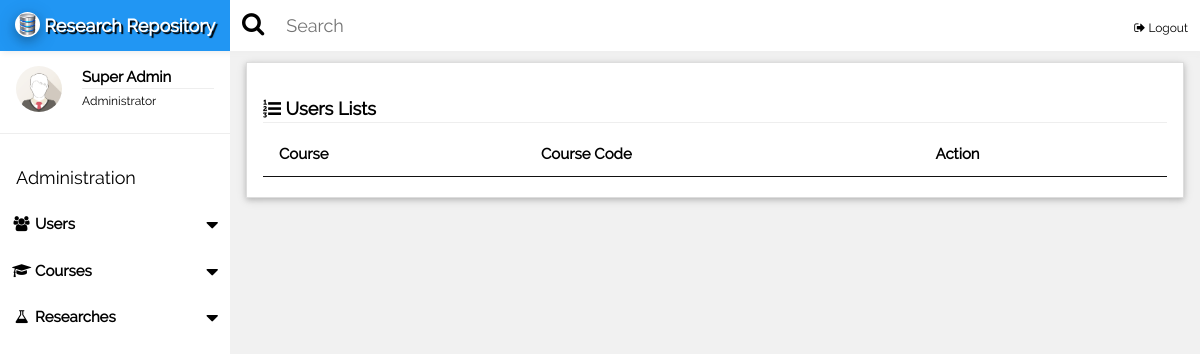
/admin/?listCourse=true (signed in), run on an earlier commit of the app's database.
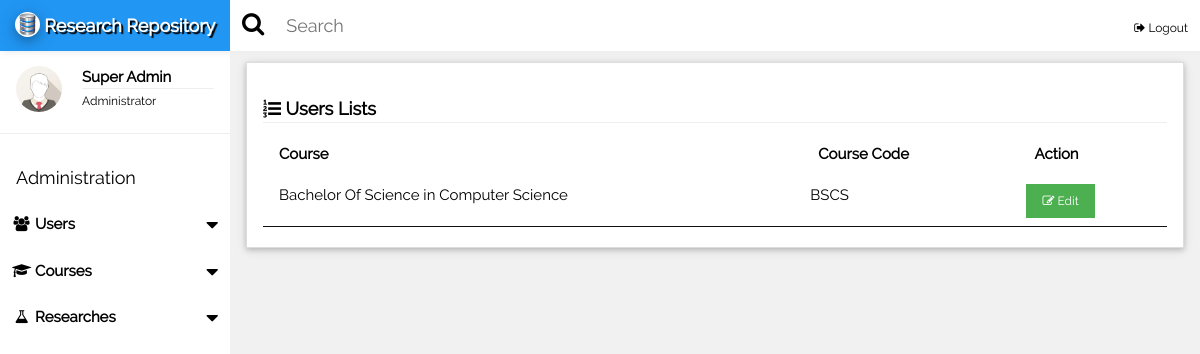
And on a later commit of the database.
### tables this page shows
CREATE TABLE IF NOT EXISTS `courses` (
  `id` int(10) unsigned NOT NULL AUTO_INCREMENT,
  `course` varchar(255) NOT NULL,
  `courseCode` varchar(10) NOT NULL,
  `dateAdded` varchar(255) NOT NULL,
  `dateModefied` varchar(255) NOT NULL,
  PRIMARY KEY (`id`)
);

### admin/index.php (the view, shortened to what this page needs)
<!DOCTYPE html>
<html>
<link rel="stylesheet" type="text/css" href="../google/fafa.css">
<link href="../dist/css/select2.min.css" rel="stylesheet" />
<link href='../css/fullcalendar.min.css' rel='stylesheet' />
<link href='../css/fullcalendar.print.min.css' rel='stylesheet' media='print' />
<link href='../css/dataTables.jqueryui.min.css' rel='stylesheet'/>
<link href='../css/jquery-ui.css' rel='stylesheet'  />
<link rel="stylesheet" href="../css/w3.css">
<link href="../research/summernote.css" rel="stylesheet">
<body class="w3-light-grey">
<div class=" w3-row w3-bar w3-top w3-white w3-large" style="z-index:9999;box-shadow:2px 2px 6px #eee;">
	<div class="w3-hide-small w3-bar-item w3-blue" style="width:230px;text-align:center;text-shadow:2px 2px 1px #000;font-weight:bold;">
		<a href="../admin/" style="text-decoration:none;"> <img src="../images/logo.png" class="w3-white w3-circle w3-card-4" width="25" height="25" />   Research Repository</a>
	</div>
	<div class="w3-hide-small">
	<span class="fa fa-search w3-bar-item fa-lg" style="padding-top:15px !important;"></span>
	<input class="w3-input w3-bar-item w3-block w3-rest" type="text" placeholder="Search" style="padding-left:10px !important; min-width:50%;">
	<span class="w3-bar-item w3-right">
		<a href="../logout.php" class="w3-small "style="text-decoration:none;"><i class="fa fa-sign-out fa-fx"></i> Logout</a>
	</span>
	</div>
</div>
<nav class="w3-sidebar w3-collapse w3-white w3-animate-left" style="z-index:3;width:230px;" id="mySidebar"><br>
  <div class="w3-container w3-row">
    <div class="w3-col s4">
      <img src="../images/avatar.png" class="w3-circle w3-margin-right" style="width:46px">
    </div>
    <div class="w3-col s8 w3-bar">
      <span><strong>Super Admin</strong></span><br>
	  <hr style="margin:0px;"/>
	  <small>Administrator</small>
    </div>
  </div>
  <hr>
  <div class="w3-container">
    <h5>Administration</h5>
  </div>
  <div class="w3-bar-block">
	 <div class="w3-bar-item w3-button w3-padding w3-hover-blue" onclick="open_nav_accord('a1')">
		<i class="fa fa-users fa-fw"></i> <b>Users</b> <i class="fa fa-caret-down w3-right fa-lg" style="position:relative;top:5px;"></i>
	 </div>
	 <div class="w3-bar-item w3-button w3-padding w3-hover-blue" onclick="open_nav_accord('a3')">
		<i class="fa fa-graduation-cap fa-fw"></i> <b>Courses</b> <i class="fa fa-caret-down w3-right fa-lg" style="position:relative;top:5px;"></i>
	 </div>
	 <div class="w3-bar-item w3-button w3-padding w3-hover-blue" onclick="open_nav_accord('a2')">
		<i class="fa fa-flask fa-fw"></i> <b>Researches</b> <i class="fa fa-caret-down w3-right fa-lg" style="position:relative;top:5px;"></i>
	 </div>
	<br><br>
  </div>
</nav>
<div class="w3-main" style="margin-left:230px;margin-top:43px;">
	<div class="w3-container">
		<div class="w3-white w3-card-2" id="calendar_container"  style="margin-top:2%;padding-bottom:20px;border:1px solid #ddd">
			<?php if(isset($_GET['listCourse'])){?>
					<header class="w3-container" style="padding-top:22px">
				<h5><b><i class="fa fa-list-ol fa-fx"></i> Users Lists</b><hr style="margin:0px" /></h5>
			</header>
			<div class="w3-container">
				<table id="userListTbl" class="w3-table w3-text-black display dataTable no-footer">
					<thead>
						<tr>
							<th>Course</th>
							<th>Course Code</th>
							<th>Action</th>
						</tr>
					</thead>
					<tbody>
						<?php
							$sql = mysql_query("SELECT * FROM `courses`");
							while($row = mysql_fetch_assoc($sql)){
						?>
						<tr>
							<td><?php echo $row['course'];?></td>
							<td><?php echo $row['courseCode']?></td>
							<td>
								<button class="w3-button w3-green w3-small"><span class="fa fa-edit fa-fx"></span> Edit</button>
							</td>
						</tr>
						<?php }?>
					</tbody>
				</table>
			</div>
			<?php }?>
		</div>
	</div>
</div>
</body>
</html>

### google/fafa.css (style rules this page uses)
.fa { display:inline-block;font:normal normal normal 14px/1 FontAwesome;font-size:inherit;text-rendering:auto;-webkit-font-smoothing:antialiased;-moz-osx-font-smoothing:grayscale }
.fa-lg { font-size:1.33333333em;line-height:.75em;vertical-align:-15% }
.fa-fw { width:1.28571429em;text-align:center }
.fa-search:before { content:"\f002" }
.fa-edit:before,.fa-pencil-square-o:before { content:"\f044" }
.fa-sign-out:before { content:"\f08b" }
.fa-group:before,.fa-users:before { content:"\f0c0" }
.fa-flask:before { content:"\f0c3" }
.fa-list-ol:before { content:"\f0cb" }
.fa-caret-down:before { content:"\f0d7" }
.fa-mortar-board:before,.fa-graduation-cap:before { content:"\f19d" }

### admin/index.php (style rules this page uses)
html,body,h1,h2,h3,h4,h5 { font-family: "Raleway", sans-serif }
.w3-bar-item { padding:12px !important; }

What changed in the data, as far as the page shows it:
added courses: course "Bachelor Of Science in Computer Science", courseCode "BSCS"
